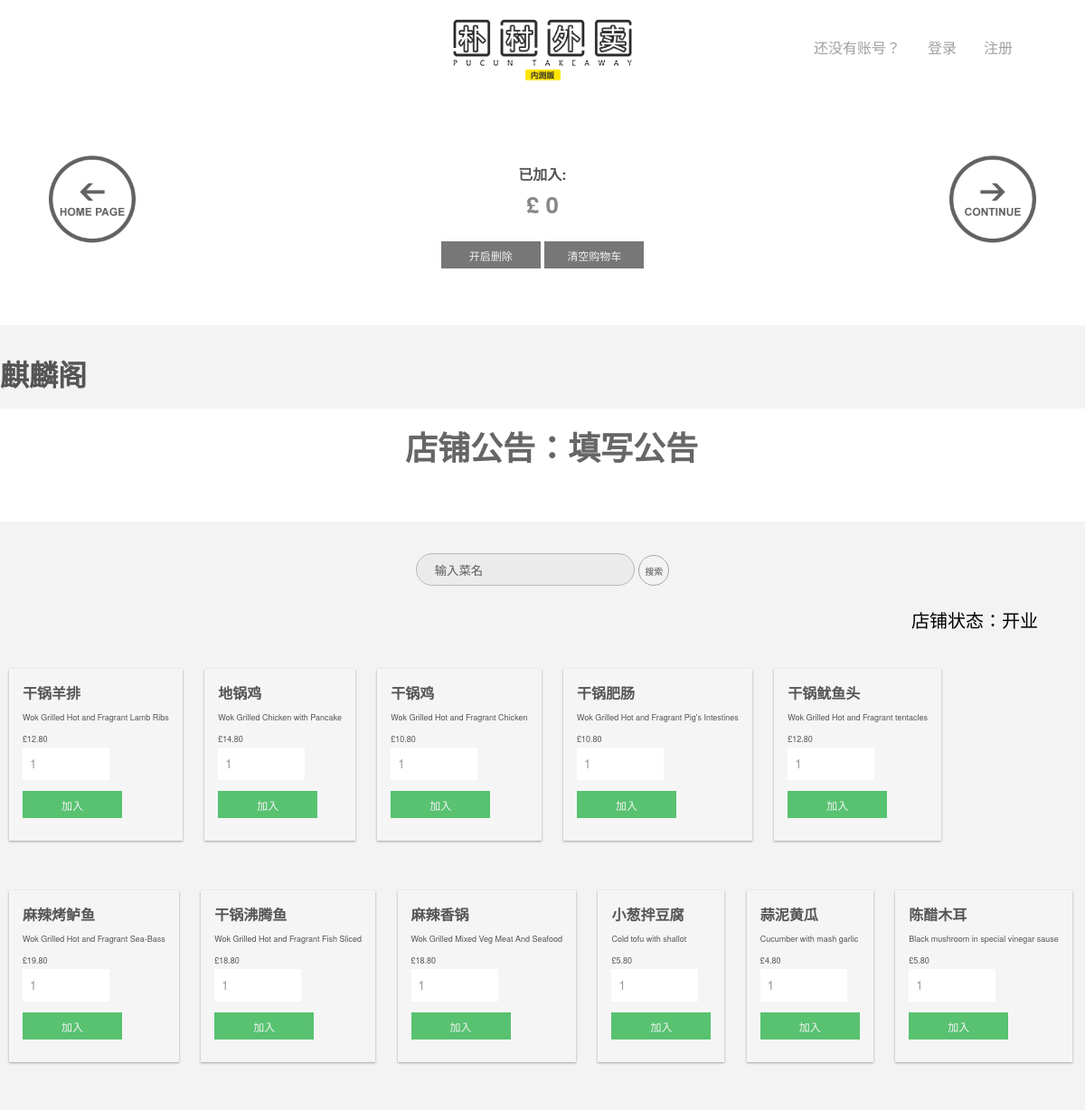
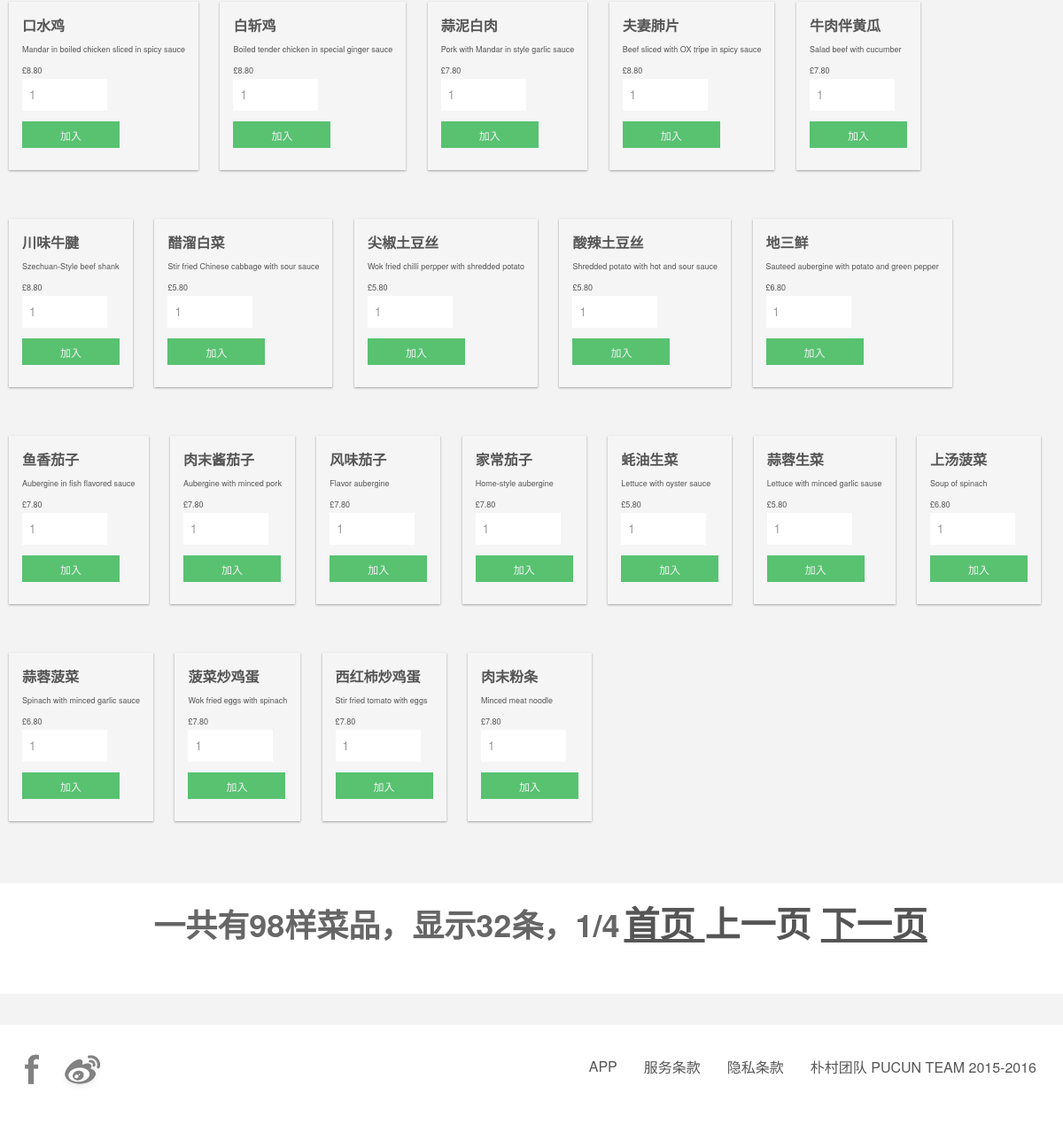
Screenshot of /store.php?sid=2 with the database file from the repository (2 pictures, top to bottom).
### tables this page shows
CREATE TABLE IF NOT EXISTS `store` (
  `sid` int(11) NOT NULL AUTO_INCREMENT COMMENT '商家ID',
  `sname` text NOT NULL COMMENT '商家名',
  `sstatus` int(11) NOT NULL COMMENT '店铺状态（开/歇业）',
  `sbulletin` text NOT NULL COMMENT '公告板',
  `review` bigint(20) NOT NULL COMMENT '评分',
  `dis` int(11) NOT NULL COMMENT '折扣',
  `smsnumber` text NOT NULL COMMENT '接收短信号码',
  PRIMARY KEY (`sid`)
);

CREATE TABLE IF NOT EXISTS `store2data` (
  `id` int(11) NOT NULL AUTO_INCREMENT,
  `name` text NOT NULL,
  `des` text NOT NULL,
  `price` text NOT NULL,
  `pic` text NOT NULL,
  `top` int(11) NOT NULL,
  PRIMARY KEY (`id`)
);

### services/takeaway/storerowfunc.php (the view, shortened to what this page needs)
<?php
				$sqloid = "select id from store".$sid."data";
				$sqloidrun = mysqli_query($link,$sqloid);
				$rownum = mysqli_num_rows($sqloidrun);
				$show_num=32;
	    		$total_pages=ceil($rownum/$show_num);
	    		$current=isset($_GET['page'])?$_GET['page']:1;
	    		$next=($current==$total_pages)?false:$current+1;
	    		$prev=($current==1)?false:$current-1;
	    		$offset=($current-1)*$show_num;
				$sqlgeto = "select * from store".$sid."data order by top DESC,id limit $offset,$show_num";
				$sqlgetorun = mysqli_query($link,$sqlgeto);
				while($row = mysqli_fetch_array($sqlgetorun)){
					echo "
						<figure>
			    			";
					echo	"
				    		<figcaption>
						    	<a class='name'>".$row['name']."</a> <br>
						    	<a class='detail'>". $row['des'] ."</a> <br>
						    	<a>£</a><a class='price'>".$row['price']."</a><br>
						    	<input type = 'hidden' class='id' value='".$row['id']."'>
						    	<input type='number' class='qty' value='1' />
						    	<button class='add'>加入</button>
				    		</figcaption>
						</figure>
						";
				}
				echo "<div class='smore'>
		    	<figure>
			    	<figcaption>
			    		<b>一共有{$rownum}样菜品，显示{$show_num}条，{$current}/{$total_pages}</b>
			    		<b><a href='".$_SERVER['PHP_SELF']."?page=1'> 首页  </a></b>
			    	";
				if(!$prev){
						echo "<b><a>  上一页   </a></b> ";
				}else{
						echo "<b><a href='".$_SERVER['PHP_SELF']."?page={$prev}'>  上一页   </a></b>";
				}
				if(!$next){
						echo "<b><a>  下一页   </a></b>";
				}else{
						echo "<b><a href='".$_SERVER['PHP_SELF']."?page={$next}'>  下一页   </a></b>";
				}
				echo "</figcaption></figure></div>";
?>

### store.php (shortened to what this page needs)
<!DOCTYPE html>
<html lang="en">
<?php
	include('header.php');
	$storeid = $_GET['sid'];
?>
		    <?php
				include('./services/common/connect.php');
				$sid = "$storeid";
				$sql = "select sbulletin,sstatus,dis,sname from store where sid = '$sid'";
				$sqlrun = mysqli_query($link,$sql);
				$sqlrunt = mysqli_fetch_array($sqlrun);
				if($sqlrunt[1] == "1" ){
					$status = "开业";
				}else{
					$status = "歇业";
				}
				include('navbar.php');
				include('shoppingcart.php');
				echo "
				</header>
				<body>
				<div class='columns'>
				    <h1>$sqlrunt[3]</h1>
					<a class = 'storeID' style='display:none'>".$storeid."</a>
					<form action='bulletin.php' method='post'>
					    <input type = 'hidden' name='asid' value='".$storeid."'>
					</form>
				<div class='smore'>
		    	<figure>
			    	<figcaption>
			    		<b>店铺公告：". $sqlrunt[0]." </b>
			    	</figcaption>
				</figure>
				</div>";
				echo "
					<div class='search'>
				    	<form action='searchfunc.php' method='post'>
								<input type='text' class='sbarinput' name='sc' value='输入菜名'>
								<input type='submit' class='sbarbut' name='ss' value='搜索'>
								<input type = 'hidden' name='asid' value='".$sid."'>
						</form>
					</div>
					";
				echo "<br><p style='font-size:20px;float:right;'>店铺状态："."$status"."  </p><br>";
				echo "<a class = 'storestatus' style='display:none'>"."$sqlrunt[1]"."</a><br><br>";
				include('./services/takeaway/storerowfunc.php');
			?>
		</div>
		<?php include('footer.php');?>
	</body>
</html>

### header.php (shortened to what this page needs)
<head>
		<link rel="stylesheet" href="./css/style.css?2016052304">
		<link rel="stylesheet" href="./css/slider.css">

### navbar.php (shortened to what this page needs)
    <nav class="navbar navbar-inverse" >
	    <div class="container-fluid">
	        <div class = "navbar-header">
				<a href="./index.php"><img class="logo" src="./img/logo.png"></a>
		    </div>
		</div>
		<div>
		    <ul class="nav navbar-nav navbar-right">
		    	<?php
				 if(isset($_SESSION['username'])){
			    	echo
			    	"
			    	<li><a><span class='nav menu'></span>你好，".$_SESSION['realname']."</a></li>
			    	<li><a href='usercenter.php'><span class='nav menu'></span>用户中心</a></li>
					<li><a href='ordercenter.php'><span class='nav menu'></span>订单中心</a></li>
			    	";
					if($_SESSION['usertype'] == '2'){
						echo "<li><a href='bulletincenter.php'><span class='nav menu'></span>店铺管理</a></li>";
					}
					echo "<li><a href='./services/common/loginfunc.php?action=logout'><span class='nav menu'></span>退出</a></li>";
				}else{
		    		echo
		    		"
		    		<li><a><span class='nav menu'></span>还没有账号？</a></li>
		    		<li><a href='login.php'><span class='nav menu'></span>登录</a></li>
					<li><a href='signup.php'><span class='nav menu'></span>注册</a></li>
					";
		    	}
				?>
			</ul>
		</div>
</nav>

### shoppingcart.php (shortened to what this page needs)
<div class="sbar">
    <figure>
	    <figcaption>
	      		<a href="./cart.html" target="_blank"><img src="./img/cart.png" height="50px"></a>
				<div class="cart" style="color: #fff">
					<table>
						<a class="cartItem">购物车中的商品</br></br></a>
						<a class="totalPrice">无</a>
						<button class="updateCart">开启删除</button><a> </a>
						<button class="clearCart">清空购物车</button>
						<a href="./index.php"><input type="image" src="./img/home.png" class="homepage" alt="Back2Home"></a>
						<a href="./confirm.php"><input type="image" src="./img/checkout.png" class="continue" alt="CheckOut"></a>
					</table>
				</div>
              </figcaption>
	</figure>
</div>

### footer.php (shortened to what this page needs)
   <div class="footer" >
	<div class="footer-social">
	    <li><a href="http://www.weibo.com/5894722044/"><img src="./img/tw.png" alt="Link to Twitter"/></a></li>
		<li><a href="https://www.facebook.com/pucuncouk/"><img src="./img/fb.png" alt="Link to Facebook"/></a></li>
	</div>
    <div class="footer container-fluid">
		<ul class="fnav footer-right">
		    <li><a href="./app"><span class="fnav menu"></span>APP</a></li>
			<li><a href="serviceterm.php"><span class="fnav menu"></span>服务条款</a></li>
			<li><a href="privateterm.php"><span class="fnav menu"></span>隐私条款</a></li>
			<li><a href="#"><span class="fnav menu"></span>朴村团队 PUCUN TEAM 2015-2016</a></li>
		</ul>
	</div>
</div>

### rows the page displays
store: sname "麒麟阁", sbulletin "填写公告", sstatus "开业"
store2data: name "干锅羊排", des "Wok Grilled Hot and Fragrant Lamb Ribs", price "12.80"
store2data: name "地锅鸡", des "Wok Grilled Chicken with Pancake", price "14.80"
store2data: name "干锅鸡", des "Wok Grilled Hot and Fragrant Chicken", price "10.80"
store2data: name "干锅肥肠", des "Wok Grilled Hot and Fragrant Pig's Intestines", price "10.80"
store2data: name "干锅鱿鱼头", des "Wok Grilled Hot and Fragrant tentacles", price "12.80"
store2data: name "麻辣烤鲈鱼", des "Wok Grilled Hot and Fragrant Sea-Bass", price "19.80"
store2data: name "干锅沸腾鱼", des "Wok Grilled Hot and Fragrant Fish Sliced", price "18.80"
store2data: name "麻辣香锅", des "Wok Grilled Mixed Veg Meat And Seafood", price "18.80"
store2data: name "小葱拌豆腐", des "Cold tofu with shallot", price "5.80"
store2data: name "蒜泥黄瓜", des "Cucumber with mash garlic", price "4.80"
store2data: name "陈醋木耳", des "Black mushroom in special vinegar sause", price "5.80"
store2data: name "口水鸡", des "Mandar in boiled chicken sliced in spicy sauce", price "8.80"
store2data: name "白斩鸡", des "Boiled tender chicken in special ginger sauce", price "8.80"
store2data: name "蒜泥白肉", des "Pork with Mandar in style garlic sauce", price "7.80"
store2data: name "夫妻肺片", des "Beef sliced with OX tripe in spicy sauce", price "8.80"
store2data: name "牛肉伴黄瓜", des "Salad beef with cucumber", price "7.80"
store2data: name "川味牛腱", des "Szechuan-Style beef shank", price "8.80"
store2data: name "醋溜白菜", des "Stir fried Chinese cabbage with sour sauce", price "5.80"
store2data: name "尖椒土豆丝", des "Wok fried chilli perpper with shredded potato", price "5.80"
store2data: name "酸辣土豆丝", des "Shredded potato with hot and sour sauce", price "5.80"
store2data: name "地三鲜", des "Sauteed aubergine with potato and green pepper", price "6.80"
store2data: name "鱼香茄子", des "Aubergine in fish flavored sauce", price "7.80"
store2data: name "肉末酱茄子", des "Aubergine with minced pork", price "7.80"
store2data: name "风味茄子", des "Flavor aubergine", price "7.80"
store2data: name "家常茄子", des "Home-style aubergine", price "7.80"
store2data: name "蚝油生菜", des "Lettuce with oyster sauce", price "5.80"
store2data: name "蒜蓉生菜", des "Lettuce with minced garlic sause", price "5.80"
store2data: name "上汤菠菜", des "Soup of spinach", price "6.80"
store2data: name "蒜蓉菠菜", des "Spinach with minced garlic sauce", price "6.80"
store2data: name "菠菜炒鸡蛋", des "Wok fried eggs with spinach", price "7.80"
store2data: name "西红柿炒鸡蛋", des "Stir fried tomato with eggs", price "7.80"
store2data: name "肉末粉条", des "Minced meat noodle", price "7.80"

### other values shown
$rownum "98"
$show_num "32"
$current "1"
$total_pages "4"
